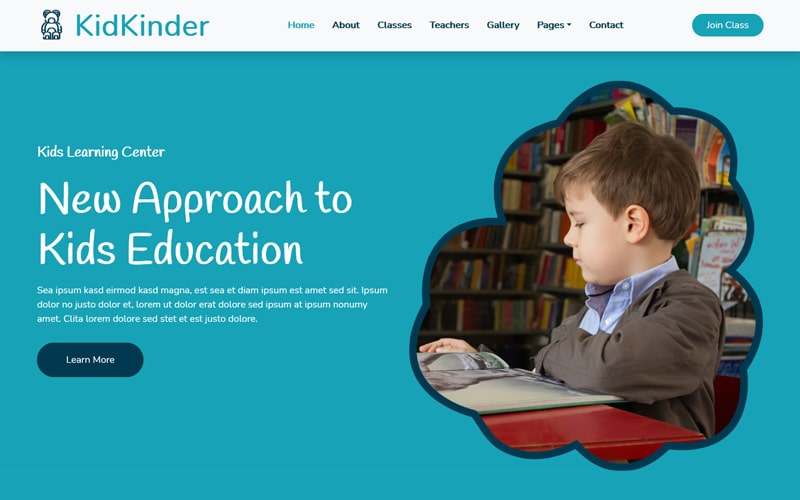
#> input picture kindergarten-website-template.jpg, 800 x 500 px, given in place of logo.jpeg, which was not available
$ python update_favicon.py
#> lines starting #> are read from the running program, lines starting #| are printed output that depends on the picture; pictures that were not available may be replaced by others from this repository, and a replacement may not be noted
from PIL import Image
import os

def create_favicon():
    try:
        # Convert logo.jpeg to favicon.ico
        logo_path = 'img/logo.jpeg'
        output_path = 'favicon.ico'

        # Open the image
        img = Image.open(logo_path)
#> img is the input picture: PIL image 800x500 RGB; mean R, G, B 64.8, 147.8, 159.3

        # Create a square image by cropping to the smallest dimension
        width, height = img.size
#> width = 800; height = 500
        size = min(width, height)
#> size = 500
        left = (width - size) / 2
#> left = 150
        top = (height - size) / 2
#> top = 0
        right = (width + size) / 2
#> right = 650
        bottom = (height + size) / 2
#> bottom = 500

        # Crop and resize to standard favicon size (16x16, 32x32, 64x64)
        img = img.crop((left, top, right, bottom))
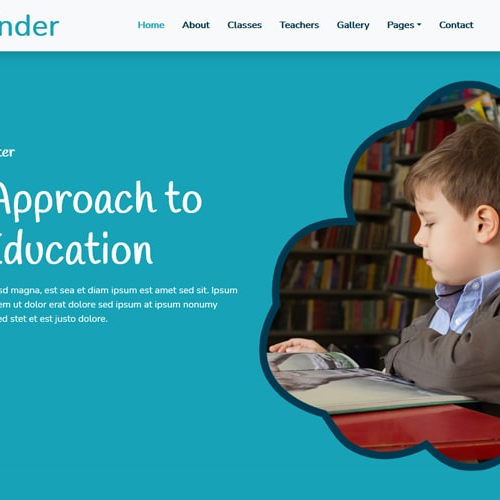
#> img: PIL image 500x500 RGB; mean R, G, B 68.4, 147.7, 158.3
        img = img.resize((64, 64), Image.Resampling.LANCZOS)
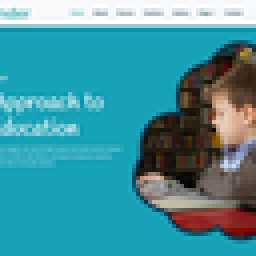
#> img: PIL image 64x64 RGB (shown 4 times larger); mean R, G, B 68.3, 147.7, 158.3

        # Save as .ico
        img.save(output_path, format='ICO', sizes=[(16, 16), (32, 32), (64, 64)])
        print(f"✅ Created favicon.ico from {logo_path}")
        return True
    except Exception as e:
        print(f"❌ Error creating favicon: {str(e)}")
        return False

def update_html_files():
    html_files = [f for f in os.listdir('.') if f.endswith('.html')]
    favicon_link = '    <link rel="icon" type="image/x-icon" href="favicon.ico">\n'
    for file in html_files:
        try:
            with open(file, 'r', encoding='utf-8') as f:
                content = f.readlines()

            # Find the head section and insert favicon link
            head_end = next(i for i, line in enumerate(content) if '</head>' in line)

            # Check if favicon already exists
            if not any('favicon' in line for line in content):
                content.insert(head_end, favicon_link)
                with open(file, 'w', encoding='utf-8') as f:
                    f.writelines(content)
                print(f"✅ Updated {file} with favicon link")
            else:
                print(f"ℹ️ {file} already has a favicon link")

        except Exception as e:
            print(f"❌ Error updating {file}: {str(e)}")

def main():
    print("🔄 Setting up favicon...")
    if create_favicon():
        update_html_files()
    print("\n✅ Favicon setup complete!")

if __name__ == "__main__":
    main()
